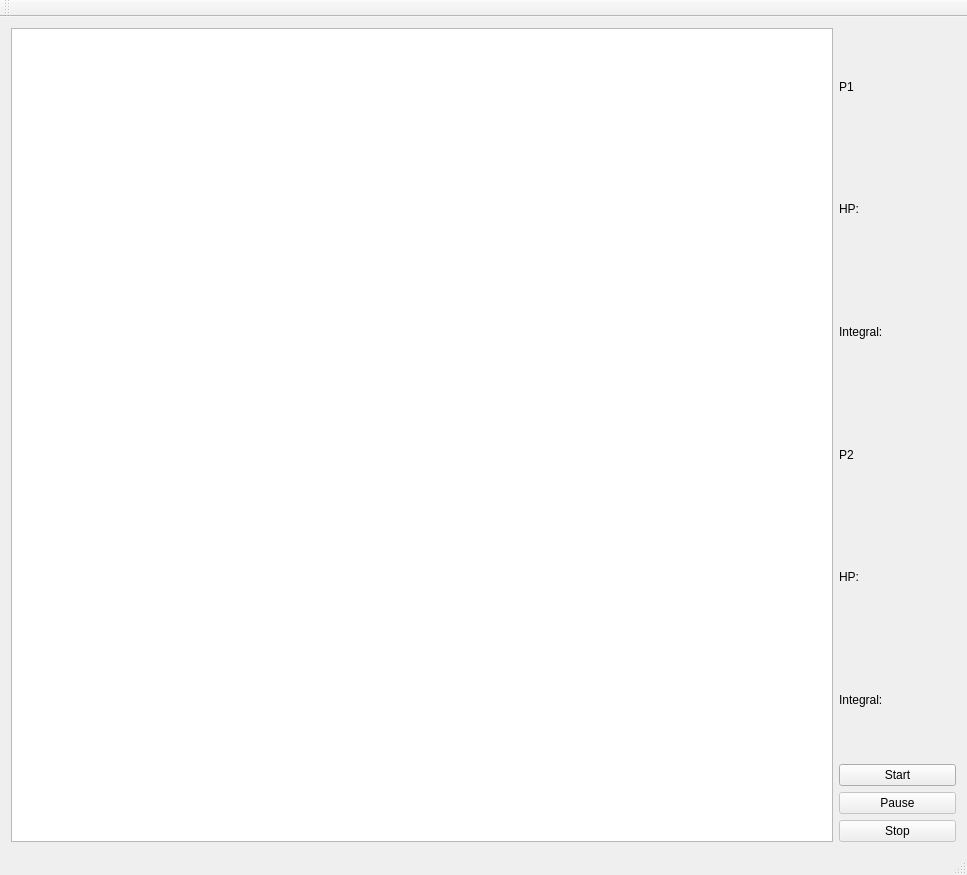
<?xml version="1.0" encoding="UTF-8"?>
<ui version="4.0">
 <class>MainWindow</class>
 <widget class="QMainWindow" name="MainWindow">
  <property name="geometry">
   <rect>
    <x>0</x>
    <y>0</y>
    <width>967</width>
    <height>875</height>
   </rect>
  </property>
  <property name="windowTitle">
   <string>百年南开</string>
  </property>
  <widget class="QWidget" name="centralWidget">
   <layout class="QHBoxLayout" name="horizontalLayout" stretch="7,1">
    <property name="rightMargin">
     <number>11</number>
    </property>
    <item>
     <widget class="QGraphicsView" name="graphicsView"/>
    </item>
    <item>
     <layout class="QVBoxLayout" name="verticalLayout_4" stretch="2,2,3">
      <item>
       <layout class="QVBoxLayout" name="verticalLayout_2">
        <item>
         <widget class="QLabel" name="label">
          <property name="styleSheet">
           <string notr="true">font: 10pt &quot;Staccato222 BT&quot;;
color: rgb(0, 0, 0);
</string>
          </property>
          <property name="text">
           <string>P1        </string>
          </property>
         </widget>
        </item>
        <item>
         <widget class="QLabel" name="label_2">
          <property name="styleSheet">
           <string notr="true">font: 10pt &quot;Staccato222 BT&quot;;
color: rgb(0, 0, 0);
</string>
          </property>
          <property name="text">
           <string>HP:     </string>
          </property>
         </widget>
        </item>
        <item>
         <widget class="QLabel" name="label_3">
          <property name="styleSheet">
           <string notr="true">font: 10pt &quot;Staccato222 BT&quot;;
color: rgb(0, 0, 0);
</string>
          </property>
          <property name="text">
           <string>Integral:  </string>
          </property>
         </widget>
        </item>
       </layout>
      </item>
      <item>
       <layout class="QVBoxLayout" name="verticalLayout">
        <item>
         <widget class="QLabel" name="label_4">
          <property name="styleSheet">
           <string notr="true">font: 10pt &quot;Staccato222 BT&quot;;
color: rgb(0, 0, 0);
</string>
          </property>
          <property name="text">
           <string>P2     </string>
          </property>
         </widget>
        </item>
        <item>
         <widget class="QLabel" name="label_5">
          <property name="styleSheet">
           <string notr="true">font: 10pt &quot;Staccato222 BT&quot;;
color: rgb(0, 0, 0);
</string>
          </property>
          <property name="text">
           <string>HP:</string>
          </property>
         </widget>
        </item>
        <item>
         <widget class="QLabel" name="label_6">
          <property name="styleSheet">
           <string notr="true">font: 10pt &quot;Staccato222 BT&quot;;
color: rgb(0, 0, 0);
</string>
          </property>
          <property name="text">
           <string>Integral:</string>
          </property>
         </widget>
        </item>
       </layout>
      </item>
      <item>
       <layout class="QVBoxLayout" name="verticalLayout_3">
        <item>
         <widget class="QPushButton" name="btn_start">
          <property name="styleSheet">
           <string notr="true">font: 10pt &quot;Staccato222 BT&quot;;
color: rgb(0, 0, 0);
</string>
          </property>
          <property name="text">
           <string>Start</string>
          </property>
         </widget>
        </item>
        <item>
         <widget class="QPushButton" name="btn_pause">
          <property name="enabled">
           <bool>false</bool>
          </property>
          <property name="styleSheet">
           <string notr="true">font: 10pt &quot;Staccato222 BT&quot;;
color: rgb(0, 0, 0);
</string>
          </property>
          <property name="text">
           <string>Pause</string>
          </property>
         </widget>
        </item>
        <item>
         <widget class="QPushButton" name="btn_stop">
          <property name="enabled">
           <bool>false</bool>
          </property>
          <property name="styleSheet">
           <string notr="true">font: 10pt &quot;Staccato222 BT&quot;;
color: rgb(0, 0, 0);
</string>
          </property>
          <property name="text">
           <string>Stop</string>
          </property>
         </widget>
        </item>
       </layout>
      </item>
     </layout>
    </item>
   </layout>
  </widget>
  <widget class="QMenuBar" name="menuBar">
   <property name="geometry">
    <rect>
     <x>0</x>
     <y>0</y>
     <width>967</width>
     <height>26</height>
    </rect>
   </property>
  </widget>
  <widget class="QToolBar" name="mainToolBar">
   <attribute name="toolBarArea">
    <enum>TopToolBarArea</enum>
   </attribute>
   <attribute name="toolBarBreak">
    <bool>false</bool>
   </attribute>
  </widget>
  <widget class="QStatusBar" name="statusBar"/>
 </widget>
 <layoutdefault spacing="6" margin="11"/>
 <resources/>
 <connections/>
</ui>
